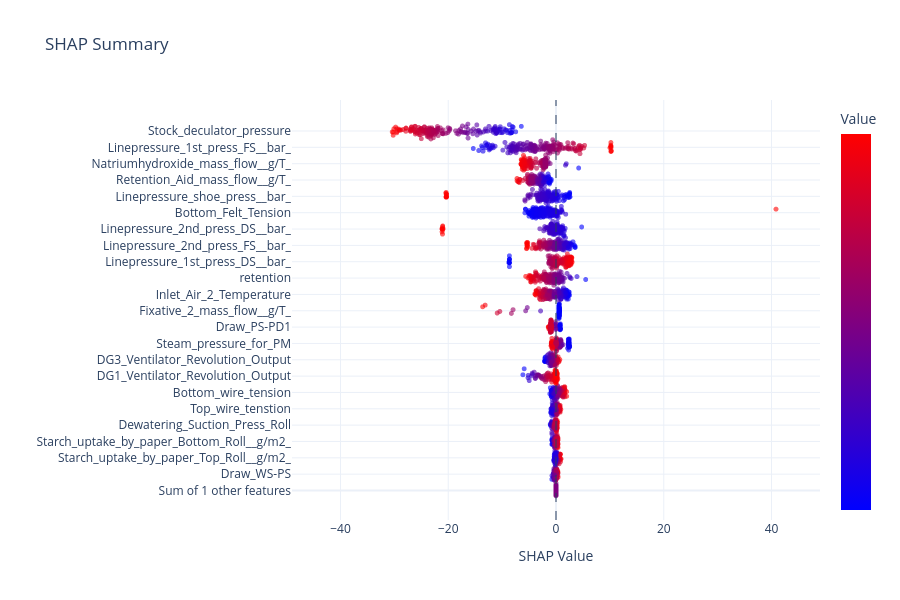

Notebook code cell kept with this figure:
### Code cell
fig = plotly_shap_beeswarm(shap_vals, X_explain, feats, max_features=100)
fig.show()

### Figure 1 — Plotly figure (JSON) as saved in the notebook; plotly's stock layout.template omitted (floating-point values rounded to 4 significant figures; data arrays with more than 128 entries replaced by an {"elided": "..."} marker saying what was removed)
{"data": [{"customdata": {"elided": "203 int values"}, "hovertemplate": "<b>Sum of other features</b><br>SHAP: %{x:.3f}<br>Value: %{customdata:.3f}<extra></extra>", "marker": {"color": {"elided": "203 int values"}, "colorbar": {"showticklabels": false, "title": {"text": "Value"}}, "colorscale": [[0, "rgb(0,0,255)"], [1, "rgb(255,0,0)"]], "opacity": 0.6, "showscale": true, "size": 5}, "mode": "markers", "showlegend": false, "type": "scattergl", "x": {"elided": "203 int values"}, "y": {"elided": "203 float values"}}, {"customdata": {"elided": "203 float values"}, "hovertemplate": "<b>Draw_WS-PS</b><br>SHAP: %{x:.3f}<br>Value: %{customdata:.3f}<extra></extra>", "marker": {"color": {"elided": "203 float values"}, "colorscale": [[0, "rgb(0,0,255)"], [1, "rgb(255,0,0)"]], "opacity": 0.6, "showscale": false, "size": 5}, "mode": "markers", "showlegend": false, "type": "scattergl", "x": {"elided": "203 float values"}, "y": {"elided": "203 float values"}}, {"customdata": {"elided": "203 float values"}, "hovertemplate": "<b>Starch_uptake_by_paper_Top_Roll__g/m2_</b><br>SHAP: %{x:.3f}<br>Value: %{customdata:.3f}<extra></extra>", "marker": {"color": {"elided": "203 float values"}, "colorscale": [[0, "rgb(0,0,255)"], [1, "rgb(255,0,0)"]], "opacity": 0.6, "showscale": false, "size": 5}, "mode": "markers", "showlegend": false, "type": "scattergl", "x": {"elided": "203 float values"}, "y": {"elided": "203 float values"}}, {"customdata": {"elided": "203 float values"}, "hovertemplate": "<b>Starch_uptake_by_paper_Bottom_Roll__g/m2_</b><br>SHAP: %{x:.3f}<br>Value: %{customdata:.3f}<extra></extra>", "marker": {"color": {"elided": "203 float values"}, "colorscale": [[0, "rgb(0,0,255)"], [1, "rgb(255,0,0)"]], "opacity": 0.6, "showscale": false, "size": 5}, "mode": "markers", "showlegend": false, "type": "scattergl", "x": {"elided": "203 float values"}, "y": {"elided": "203 float values"}}, {"customdata": {"elided": "203 float values"}, "hovertemplate": "<b>Dewatering_Suction_Press_Roll</b><br>SHAP: %{x:.3f}<br>Value: %{customdata:.3f}<extra></extra>", "marker": {"color": {"elided": "203 float values"}, "colorscale": [[0, "rgb(0,0,255)"], [1, "rgb(255,0,0)"]], "opacity": 0.6, "showscale": false, "size": 5}, "mode": "markers", "showlegend": false, "type": "scattergl", "x": {"elided": "203 float values"}, "y": {"elided": "203 float values"}}, {"customdata": {"elided": "203 float values"}, "hovertemplate": "<b>Top_wire_tenstion</b><br>SHAP: %{x:.3f}<br>Value: %{customdata:.3f}<extra></extra>", "marker": {"color": {"elided": "203 float values"}, "colorscale": [[0, "rgb(0,0,255)"], [1, "rgb(255,0,0)"]], "opacity": 0.6, "showscale": false, "size": 5}, "mode": "markers", "showlegend": false, "type": "scattergl", "x": {"elided": "203 float values"}, "y": {"elided": "203 float values"}}, {"customdata": {"elided": "203 float values"}, "hovertemplate": "<b>Bottom_wire_tension</b><br>SHAP: %{x:.3f}<br>Value: %{customdata:.3f}<extra></extra>", "marker": {"color": {"elided": "203 float values"}, "colorscale": [[0, "rgb(0,0,255)"], [1, "rgb(255,0,0)"]], "opacity": 0.6, "showscale": false, "size": 5}, "mode": "markers", "showlegend": false, "type": "scattergl", "x": {"elided": "203 float values"}, "y": {"elided": "203 float values"}}, {"customdata": {"elided": "203 float values"}, "hovertemplate": "<b>DG1_Ventilator_Revolution_Output</b><br>SHAP: %{x:.3f}<br>Value: %{customdata:.3f}<extra></extra>", "marker": {"color": {"elided": "203 float values"}, "colorscale": [[0, "rgb(0,0,255)"], [1, "rgb(255,0,0)"]], "opacity": 0.6, "showscale": false, "size": 5}, "mode": "markers", "showlegend": false, "type": "scattergl", "x": {"elided": "203 float values"}, "y": {"elided": "203 float values"}}, {"customdata": {"elided": "203 float values"}, "hovertemplate": "<b>DG3_Ventilator_Revolution_Output</b><br>SHAP: %{x:.3f}<br>Value: %{customdata:.3f}<extra></extra>", "marker": {"color": {"elided": "203 float values"}, "colorscale": [[0, "rgb(0,0,255)"], [1, "rgb(255,0,0)"]], "opacity": 0.6, "showscale": false, "size": 5}, "mode": "markers", "showlegend": false, "type": "scattergl", "x": {"elided": "203 float values"}, "y": {"elided": "203 float values"}}, {"customdata": {"elided": "203 float values"}, "hovertemplate": "<b>Steam_pressure_for_PM</b><br>SHAP: %{x:.3f}<br>Value: %{customdata:.3f}<extra></extra>", "marker": {"color": {"elided": "203 float values"}, "colorscale": [[0, "rgb(0,0,255)"], [1, "rgb(255,0,0)"]], "opacity": 0.6, "showscale": false, "size": 5}, "mode": "markers", "showlegend": false, "type": "scattergl", "x": {"elided": "203 float values"}, "y": {"elided": "203 float values"}}, {"customdata": {"elided": "203 float values"}, "hovertemplate": "<b>Draw_PS-PD1</b><br>SHAP: %{x:.3f}<br>Value: %{customdata:.3f}<extra></extra>", "marker": {"color": {"elided": "203 float values"}, "colorscale": [[0, "rgb(0,0,255)"], [1, "rgb(255,0,0)"]], "opacity": 0.6, "showscale": false, "size": 5}, "mode": "markers", "showlegend": false, "type": "scattergl", "x": {"elided": "203 float values"}, "y": {"elided": "203 float values"}}, {"customdata": {"elided": "203 float values"}, "hovertemplate": "<b>Fixative_2_mass_flow__g/T_</b><br>SHAP: %{x:.3f}<br>Value: %{customdata:.3f}<extra></extra>", "marker": {"color": {"elided": "203 float values"}, "colorscale": [[0, "rgb(0,0,255)"], [1, "rgb(255,0,0)"]], "opacity": 0.6, "showscale": false, "size": 5}, "mode": "markers", "showlegend": false, "type": "scattergl", "x": {"elided": "203 float values"}, "y": {"elided": "203 float values"}}, {"customdata": {"elided": "203 float values"}, "hovertemplate": "<b>Inlet_Air_2_Temperature</b><br>SHAP: %{x:.3f}<br>Value: %{customdata:.3f}<extra></extra>", "marker": {"color": {"elided": "203 float values"}, "colorscale": [[0, "rgb(0,0,255)"], [1, "rgb(255,0,0)"]], "opacity": 0.6, "showscale": false, "size": 5}, "mode": "markers", "showlegend": false, "type": "scattergl", "x": {"elided": "203 float values"}, "y": {"elided": "203 float values"}}, {"customdata": {"elided": "203 float values"}, "hovertemplate": "<b>retention</b><br>SHAP: %{x:.3f}<br>Value: %{customdata:.3f}<extra></extra>", "marker": {"color": {"elided": "203 float values"}, "colorscale": [[0, "rgb(0,0,255)"], [1, "rgb(255,0,0)"]], "opacity": 0.6, "showscale": false, "size": 5}, "mode": "markers", "showlegend": false, "type": "scattergl", "x": {"elided": "203 float values"}, "y": {"elided": "203 float values"}}, {"customdata": {"elided": "203 float values"}, "hovertemplate": "<b>Linepressure_1st_press_DS__bar_</b><br>SHAP: %{x:.3f}<br>Value: %{customdata:.3f}<extra></extra>", "marker": {"color": {"elided": "203 float values"}, "colorscale": [[0, "rgb(0,0,255)"], [1, "rgb(255,0,0)"]], "opacity": 0.6, "showscale": false, "size": 5}, "mode": "markers", "showlegend": false, "type": "scattergl", "x": {"elided": "203 float values"}, "y": {"elided": "203 float values"}}, {"customdata": {"elided": "203 float values"}, "hovertemplate": "<b>Linepressure_2nd_press_FS__bar_</b><br>SHAP: %{x:.3f}<br>Value: %{customdata:.3f}<extra></extra>", "marker": {"color": {"elided": "203 float values"}, "colorscale": [[0, "rgb(0,0,255)"], [1, "rgb(255,0,0)"]], "opacity": 0.6, "showscale": false, "size": 5}, "mode": "markers", "showlegend": false, "type": "scattergl", "x": {"elided": "203 float values"}, "y": {"elided": "203 float values"}}, {"customdata": {"elided": "203 float values"}, "hovertemplate": "<b>Linepressure_2nd_press_DS__bar_</b><br>SHAP: %{x:.3f}<br>Value: %{customdata:.3f}<extra></extra>", "marker": {"color": {"elided": "203 float values"}, "colorscale": [[0, "rgb(0,0,255)"], [1, "rgb(255,0,0)"]], "opacity": 0.6, "showscale": false, "size": 5}, "mode": "markers", "showlegend": false, "type": "scattergl", "x": {"elided": "203 float values"}, "y": {"elided": "203 float values"}}, {"customdata": {"elided": "203 float values"}, "hovertemplate": "<b>Bottom_Felt_Tension</b><br>SHAP: %{x:.3f}<br>Value: %{customdata:.3f}<extra></extra>", "marker": {"color": {"elided": "203 float values"}, "colorscale": [[0, "rgb(0,0,255)"], [1, "rgb(255,0,0)"]], "opacity": 0.6, "showscale": false, "size": 5}, "mode": "markers", "showlegend": false, "type": "scattergl", "x": {"elided": "203 float values"}, "y": {"elided": "203 float values"}}, {"customdata": {"elided": "203 float values"}, "hovertemplate": "<b>Linepressure_shoe_press__bar_</b><br>SHAP: %{x:.3f}<br>Value: %{customdata:.3f}<extra></extra>", "marker": {"color": {"elided": "203 float values"}, "colorscale": [[0, "rgb(0,0,255)"], [1, "rgb(255,0,0)"]], "opacity": 0.6, "showscale": false, "size": 5}, "mode": "markers", "showlegend": false, "type": "scattergl", "x": {"elided": "203 float values"}, "y": {"elided": "203 float values"}}, {"customdata": {"elided": "203 float values"}, "hovertemplate": "<b>Retention_Aid_mass_flow__g/T_</b><br>SHAP: %{x:.3f}<br>Value: %{customdata:.3f}<extra></extra>", "marker": {"color": {"elided": "203 float values"}, "colorscale": [[0, "rgb(0,0,255)"], [1, "rgb(255,0,0)"]], "opacity": 0.6, "showscale": false, "size": 5}, "mode": "markers", "showlegend": false, "type": "scattergl", "x": {"elided": "203 float values"}, "y": {"elided": "203 float values"}}, {"customdata": {"elided": "203 float values"}, "hovertemplate": "<b>Natriumhydroxide_mass_flow__g/T_</b><br>SHAP: %{x:.3f}<br>Value: %{customdata:.3f}<extra></extra>", "marker": {"color": {"elided": "203 float values"}, "colorscale": [[0, "rgb(0,0,255)"], [1, "rgb(255,0,0)"]], "opacity": 0.6, "showscale": false, "size": 5}, "mode": "markers", "showlegend": false, "type": "scattergl", "x": {"elided": "203 float values"}, "y": {"elided": "203 float values"}}, {"customdata": {"elided": "203 float values"}, "hovertemplate": "<b>Linepressure_1st_press_FS__bar_</b><br>SHAP: %{x:.3f}<br>Value: %{customdata:.3f}<extra></extra>", "marker": {"color": {"elided": "203 float values"}, "colorscale": [[0, "rgb(0,0,255)"], [1, "rgb(255,0,0)"]], "opacity": 0.6, "showscale": false, "size": 5}, "mode": "markers", "showlegend": false, "type": "scattergl", "x": {"elided": "203 float values"}, "y": {"elided": "203 float values"}}, {"customdata": {"elided": "203 float values"}, "hovertemplate": "<b>Stock_deculator_pressure</b><br>SHAP: %{x:.3f}<br>Value: %{customdata:.3f}<extra></extra>", "marker": {"color": {"elided": "203 float values"}, "colorscale": [[0, "rgb(0,0,255)"], [1, "rgb(255,0,0)"]], "opacity": 0.6, "showscale": false, "size": 5}, "mode": "markers", "showlegend": false, "type": "scattergl", "x": {"elided": "203 float values"}, "y": {"elided": "203 float values"}}], "layout": {"height": 600, "hovermode": "closest", "shapes": [{"line": {"dash": "dash", "width": 1}, "type": "line", "x0": 0, "x1": 0, "xref": "x", "y0": 0, "y1": 1, "yref": "y domain"}], "title": {"text": "SHAP Summary"}, "xaxis": {"range": [-49.0, 49.0], "title": {"text": "SHAP Value"}}, "yaxis": {"ticktext": ["Sum of 1 other features", "Draw_WS-PS", "Starch_uptake_by_paper_Top_Roll__g/m2_", "Starch_uptake_by_paper_Bottom_Roll__g/m2_", "Dewatering_Suction_Press_Roll", "Top_wire_tenstion", "Bottom_wire_tension", "DG1_Ventilator_Revolution_Output", "DG3_Ventilator_Revolution_Output", "Steam_pressure_for_PM", "Draw_PS-PD1", "Fixative_2_mass_flow__g/T_", "Inlet_Air_2_Temperature", "retention", "Linepressure_1st_press_DS__bar_", "Linepressure_2nd_press_FS__bar_", "Linepressure_2nd_press_DS__bar_", "Bottom_Felt_Tension", "Linepressure_shoe_press__bar_", "Retention_Aid_mass_flow__g/T_", "Natriumhydroxide_mass_flow__g/T_", "Linepressure_1st_press_FS__bar_", "Stock_deculator_pressure"], "tickvals": [0, 1.3, 2.6, 3.9, 5.2, 6.5, 7.8, 9.1, 10.4, 11.7, 13, 14.3, 15.6, 16.9, 18.2, 19.5, 20.8, 22.1, 23.4, 24.7, 26, 27.3, 28.6], "title": {"text": ""}}}}
